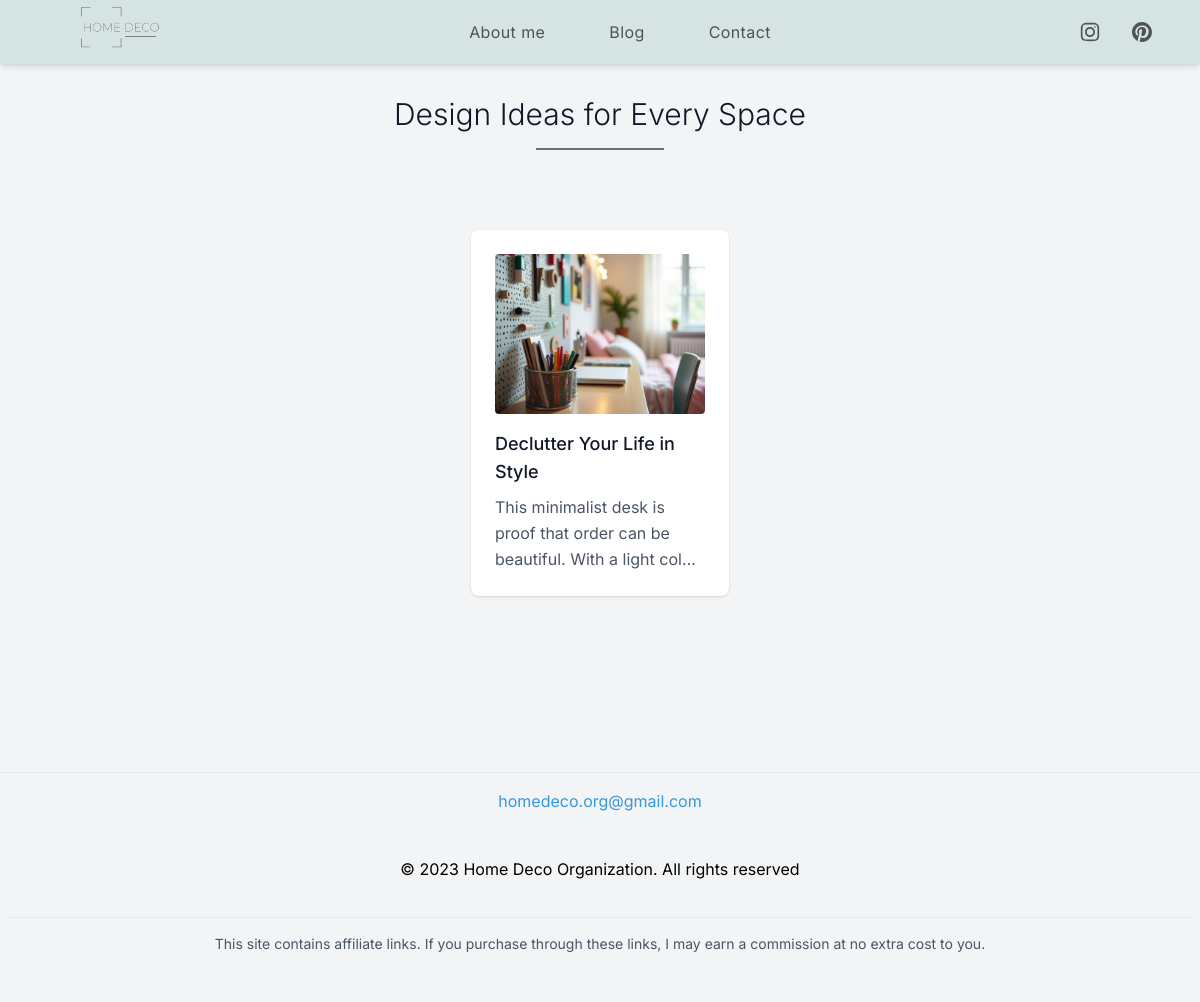
/blog/declutering, run on the app's committed database.
### models.py (models this page shows)
class Post(db.Model):
    id = db.Column(db.Integer, primary_key=True)
    title = db.Column(db.String(100), nullable=False)
    description = db.Column(db.Text, nullable=False)
    slug = db.Column(db.String(50), nullable=False)
    image1 = db.Column(db.String(200))
    alttitle1 = db.Column(db.String(100))
    image2 = db.Column(db.String(200))
    alttitle2 = db.Column(db.String(100))
    image3 = db.Column(db.String(200))
    alttitle3 = db.Column(db.String(100))
    link1 = db.Column(db.String(200))
    label1 = db.Column(db.String(100), nullable=False)
    link2 = db.Column(db.String(200))
    label2 = db.Column(db.String(100), nullable=False)
    link3 = db.Column(db.String(200))
    label3 = db.Column(db.String(100), nullable=False)
    link4 = db.Column(db.String(200))
    label4 = db.Column(db.String(100), nullable=False)
    frase1 = db.Column(db.String(200), nullable=False)
    frase2 = db.Column(db.String(200), nullable=True)

### app.py (the view)
@app.route('/blog/<slug>')
def posts_by_slug(slug):
            posts = Post.query.filter_by(slug=slug).all()
            return render_template('blog.html', posts=posts, slug=slug)

### templates/blog.html (shortened to what this page needs)
{% extends "layout.html" %}
{% block content %}
<section class="text-gray-600 body-font my-24 ">
  <div class="">
    <h1 class="text-3xl font-light title-font mb-4 text-gray-900 text-center">Design Ideas for Every Space</h1>
    <div class="w-32 h-0.5 bg-gray-500 mt-1 mx-auto"></div>
  </div>
  <div class="flex flex-row flex-wrap gap-4 px-5 py-4 md:py-16 mx-auto w-full">
    {% for post in posts %}
      <div class="p-4 md:w-1/4 w-full mx-auto">
        <a href="/post/{{ post.id }}" class="block bg-white p-6 rounded-lg shadow hover:shadow-xl transition">
          {% if post.image1 %}
            <img src="{{ post.image1 }}" alt="{{ post.alttitle1 }}" class="w-full h-40 object-cover rounded mb-4">
          {% endif %}
          <h2 class="text-lg text-gray-900 font-medium title-font mb-2">{{ post.title }}</h2>
          <p class="text-gray-600 line-clamp-3 leading-relaxed text-base">{{ post.description }}</p>
        </a>
      </div>
    {% else %}
      <div class="w-full text-center">
        <p class="text-gray-500">No posts to show right now. Fresh updates coming soon!</p>
      </div>
    {% endfor %}
  </div>
</section>
{% endblock %}

### static/css/main.css (style rules this page uses)
* { font-family: "inter", sans-serif; }

### data on the page
Post: image1 (picture), title "Declutter Your Life in Style", description "This minimalist desk is proof that order can be beautiful. With a light…"
